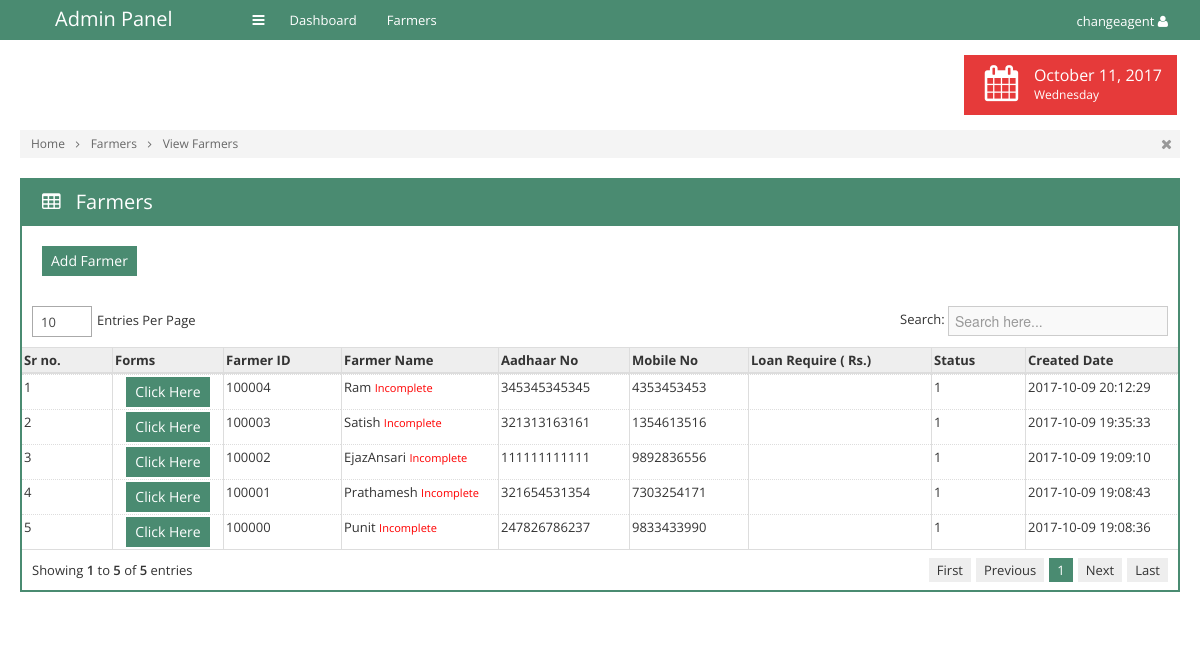
Before: /sqyardpanel/view_farmers.php (signed in) with the older database file.
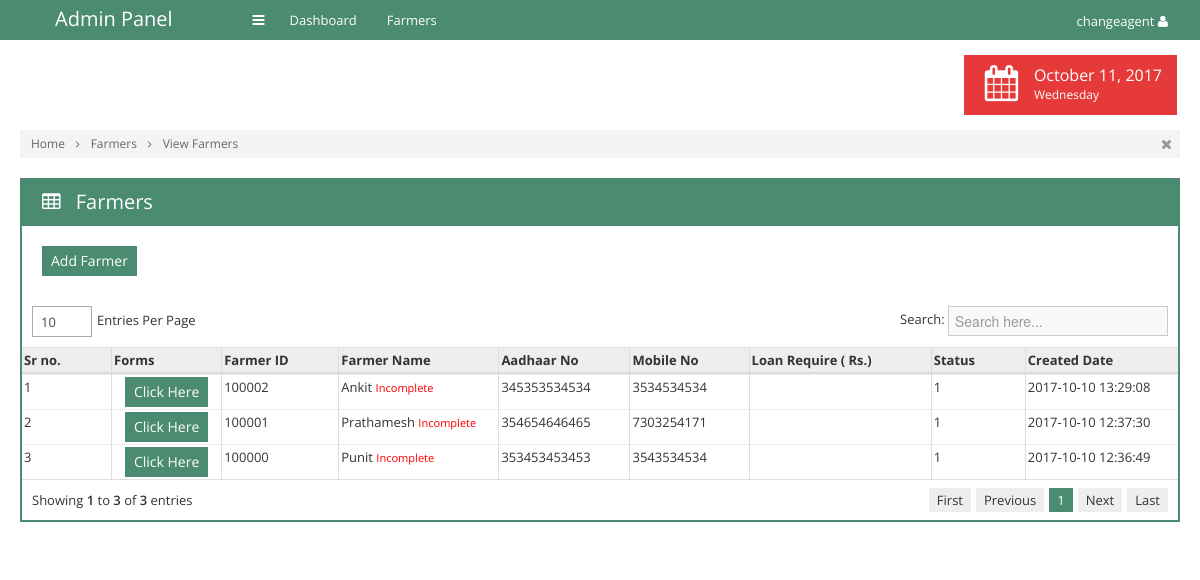
After: the same page with the newer database file.
### tables this page shows
CREATE TABLE IF NOT EXISTS `tbl_farmers` (
  `id` int(11) NOT NULL AUTO_INCREMENT,
  `fm_caid` int(11) NOT NULL,
  `fm_id` int(11) NOT NULL,
  `fm_name` varchar(255) NOT NULL,
  `fm_aadhar` bigint(11) NOT NULL,
  `fm_mobileno` bigint(11) NOT NULL,
  `fm_loan` varchar(255) NOT NULL,
  `fm_amount` varchar(255) NOT NULL,
  `fm_status` int(11) NOT NULL,
  `fm_createddt` datetime NOT NULL,
  `fm_createdby` varchar(255) NOT NULL,
  `fm_modifieddt` datetime NOT NULL,
  `fm_modifiedby` varchar(255) NOT NULL,
  PRIMARY KEY (`id`)
);

### sqyardpanel/view_farmers.php (the view, shortened to what the changed rows need)
<?php
include('connection.php');
if(isset($_SESSION['acrefin_user']) && $_SESSION['acrefin_user']!="")
{
?>
<!doctype html>
<html>
<head>
	<link rel="stylesheet" href="css/bootstrap.min.css">
	<link rel="stylesheet" href="css/bootstrap-responsive.min.css">
	<link rel="stylesheet" href="css/plugins/jquery-ui/smoothness/jquery-ui.css">
	<link rel="stylesheet" href="css/plugins/jquery-ui/smoothness/jquery.ui.theme.css">
	<link rel="stylesheet" href="css/plugins/pageguide/pageguide.css">
	<link rel="stylesheet" href="css/plugins/datatable/TableTools.css">
	<link rel="stylesheet" href="css/plugins/fullcalendar/fullcalendar.css">
	<link rel="stylesheet" href="css/plugins/fullcalendar/fullcalendar.print.css" media="print">
	<link rel="stylesheet" href="css/plugins/chosen/chosen.css">
	<link rel="stylesheet" href="css/plugins/select2/select2.css">
	<link rel="stylesheet" href="css/plugins/icheck/all.css">
	<link rel="stylesheet" href="css/style.css">
	<link rel="stylesheet" href="css/themes.css">
</head>
<body class="theme-green" data-theme="theme-green">
	<div id="navigation">
		<div class="container-fluid">
			<a href="#" id="brand">Admin Panel</a>
			<a href="#" class="toggle-nav" rel="tooltip" data-placement="bottom" title="Toggle navigation"><i class="icon-reorder"></i></a>
            <?php
            include('admin_menu.php');
			?>
			<div class="user">
				<div class="dropdown asdf">
					<a href="#" class='dropdown-toggle' data-toggle="dropdown"><?php echo $_SESSION['acrefin_user'] ?> <i class="icon-user"></i></a>
				</div>
			</div>
		</div>
	</div>
	<div class="container-fluid" id="content">
		<div id="main" style="margin-left:0px ">
			<?php
				$dt=date('F d, Y');
				$week=date('l');
			?>
			<div class="container-fluid">
				<div class="page-header">
					<div class="pull-right">
						<ul class="stats">
							<li class='lightred'>
								<i class="icon-calendar"></i>
								<div class="details">
									<span class="big"><?php echo $dt; ?></span>
									<span><?php echo $week; ?></span>
								</div>
							</li>
						</ul>
					</div>
				</div>
				<div class="breadcrumbs">
					<ul>
						<li>
							<a href="home.php">Home</a>
							<i class="icon-angle-right"></i>
						</li>
						<li>
							<a href="#">Farmers</a>
							<i class="icon-angle-right"></i>
						</li>
						<li>
							<a href="#">View Farmers</a>
						</li>
					</ul>
					<div class="close-bread">
						<a href="#"><i class="icon-remove"></i></a>
					</div>
				</div>
<?php
$ca_id		= $_SESSION['ca_id'];
$sql="select * from tbl_farmers where fm_caid='".$ca_id."' order by id desc";
$res=mysqli_query($db_con,$sql);
  $r=1;
	?>
				<div class="row-fluid">
					<div class="span12">
						<div class="box box-color box-bordered">
							<div class="box-title">
								<h3>
									<i class="icon-table"></i>
									Farmers
								</h3>
							</div>
							<div class="box-content nopadding">
                            <div style="padding:20px"><a href="add_farmers.php?pag=farmers" class="btn btn-primary">Add Farmer</a></div>
                            <form id="mainform" action="deletefarmers.php" method="post">
								<div id="comp_1">
                                <table class="table table-bordered dataTable dataTable-scroll-x">
									<thead>
										<tr>
                                       		<th>Sr no.</th>
                                            <th>Forms</th>
											<th>Farmer ID</th>
                                            <th>Farmer Name</th>
                                            <th>Aadhaar No</th>
                                            <th>Mobile No</th>
                                            <th>Loan Require ( Rs.)</th>
                                            <th>Status</th>
                                            <th class='hidden-350'>Created Date</th>
										</tr>
									</thead>
									<tbody>
									  <?php
	  while($row=mysqli_fetch_array($res))
	  {
	  ?>
										<tr>
                    <td><?php echo $r; ?></td>
                    <td style="text-align:center;"><a href="acrefinfrm_1.php?pag=farmers&fm_id=<?php echo $row['fm_id']; ?>" class="btn btn-primary">Click Here</a></td>
					<td><?php echo $row['fm_id']; ?></td>
                    <td><?php echo ucwords($row['fm_name']); ?>
                    <?php
					$sql_check_point  =" SELECT * FROM tbl_points WHERE pt_frm1 !='' AND pt_frm2 !='' AND pt_frm3 !='' AND pt_frm4 !='' AND pt_frm6 !='' ";
					$sql_check_point .=" AND pt_frm7 !='' AND pt_frm8 !='' AND pt_frm9 !='' AND pt_frm10 !='' AND pt_frm5 !='' AND pt_frm12 !='' AND pt_frm13 !=''  AND pt_frm11 !='' AND fm_id='".$row['fm_id']."'";
					$res_check_point  = mysqli_query($db_con,$sql_check_point) or die(mysqli_error($db_con));
					$num_check_point  = mysqli_num_rows($res_check_point);
					if($num_check_point==0)
					{
						echo '<small style="color:red">Incomplete</small>';
					}
					else
					{
						echo '<small style="color:green">Complete</small>';
					}
					?>
                    </td>
                    <td><?php echo $row['fm_aadhar']; ?></td>
                    <td><?php echo $row['fm_mobileno']; ?></td>
                    <td><?php echo $row['fm_amount']; ?></td>
                    <td><?php echo $row['fm_status']; ?></td>
                    <td><?php echo $row['fm_createddt']; ?></td>
										</tr>
                                         <?php
		$r++;
	  }
	  ?>
									</tbody>
								</table>
                                </div>
                                 </form>
							</div>
						</div>
					</div>
				</div>
			</div>
		</div></div>
	</body>
</html>
<?php
}
else
{
?>
<script type="text/javascript">
history.go(-1);
</script>
<?php
}
?>

Changed rows visible on the page:
removed tbl_farmers: fm "100004", fm_name "Ram", fm_aadhar "345345345345", fm_mobileno "4353453453", fm_status "1", fm_createddt "2017-10-09 20:12:29"
removed tbl_farmers: fm "100003", fm_name "Satish", fm_aadhar "321313163161", fm_mobileno "1354613516", fm_status "1", fm_createddt "2017-10-09 19:35:33"
changed tbl_farmers: fm_name "EjazAnsari" → "Ankit"; fm_aadhar "111111111111" → "345353534534"; fm_mobileno "9892836556" → "3534534534"; fm_createddt "2017-10-09 19:09:10" → "2017-10-10 13:29:08"
changed tbl_farmers "Prathamesh": fm_aadhar "321654531354" → "354654646465"; fm_createddt "2017-10-09 19:08:43" → "2017-10-10 12:37:30"
changed tbl_farmers "Punit": fm_aadhar "247826786237" → "353453453453"; fm_mobileno "9833433990" → "3543534534"; fm_createddt "2017-10-09 19:08:36" → "2017-10-10 12:36:49"
Other visible differences:
text written by a page script: "10 Entries Per Page Search: Showing 1 to 5 of 5 entries First Previous 1 Next Last" → "10 Entries Per Page Search: Showing 1 to 3 of 3 entries First Previous 1 Next Last"
